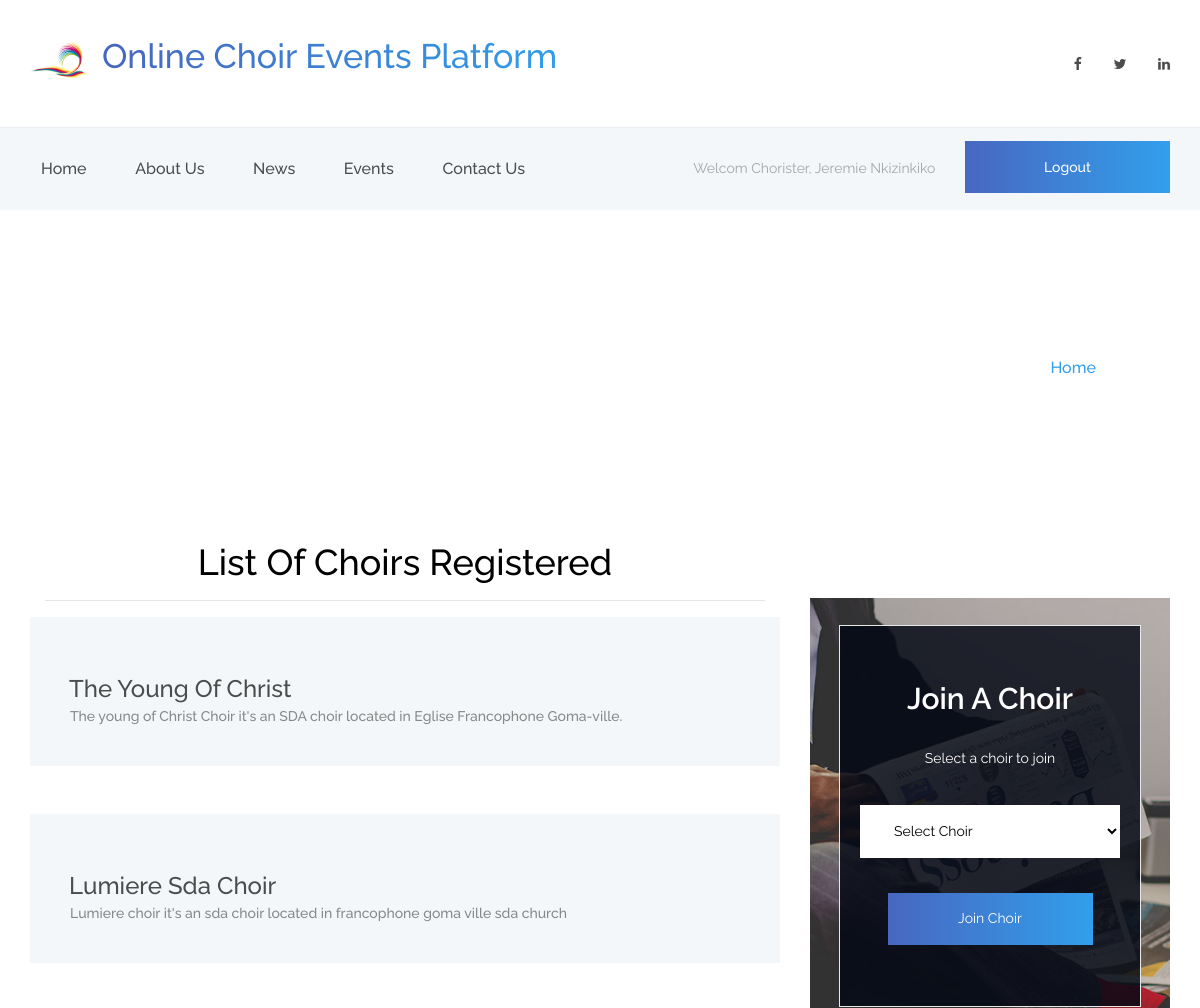
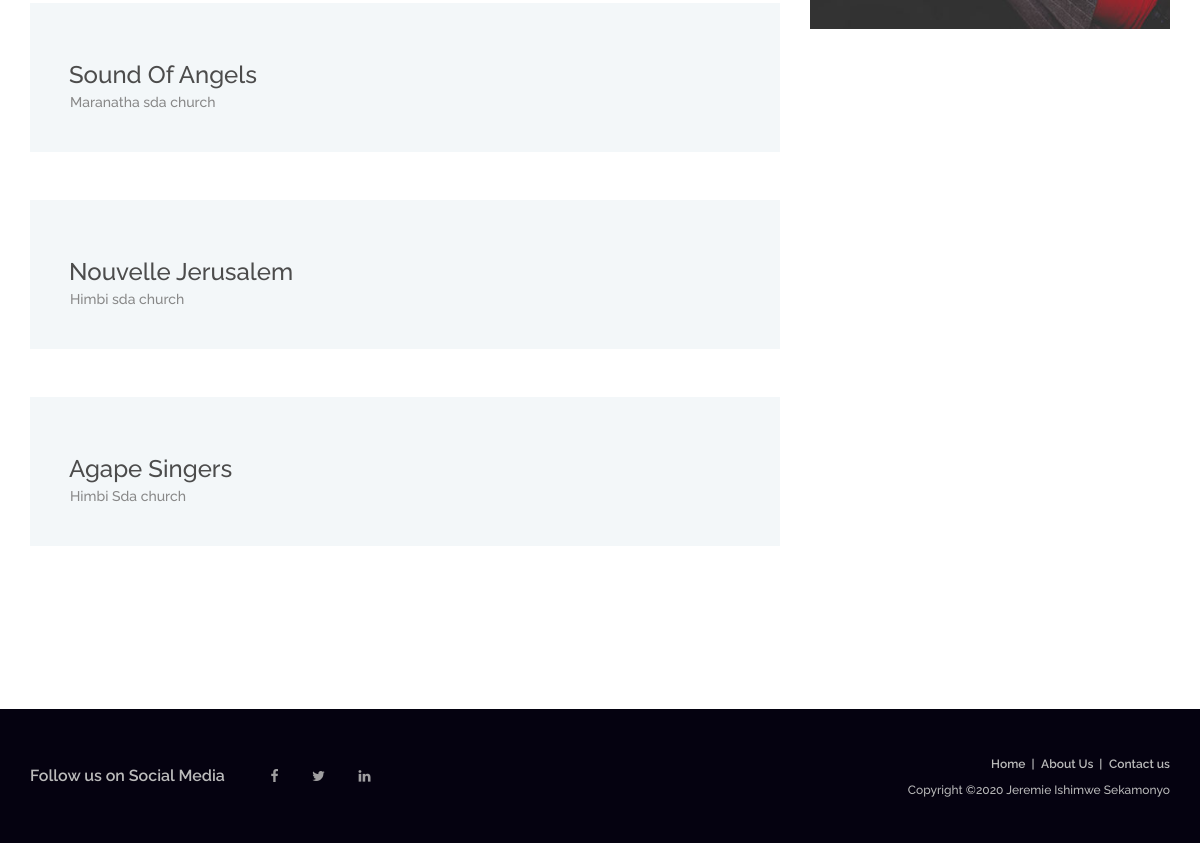
Screenshot of /news.php (signed in) with the database file from the repository (2 pictures, top to bottom).
### tables this page shows
CREATE TABLE `users` (
  `id` int(10) NOT NULL,
  `fname` varchar(100) NOT NULL,
  `lname` varchar(100) NOT NULL,
  `email` varchar(50) NOT NULL,
  `phone` varchar(50) NOT NULL,
  `type` varchar(50) NOT NULL,
  `choir` int(10) NOT NULL DEFAULT '0',
  `username` varchar(100) DEFAULT NULL,
  `password` varchar(100) NOT NULL,
  `created_at` datetime NOT NULL DEFAULT CURRENT_TIMESTAMP
);

CREATE TABLE `choirs` (
  `id` int(10) NOT NULL,
  `ch_name` varchar(100) NOT NULL,
  `ch_details` text NOT NULL,
  `ch_created_at` datetime NOT NULL DEFAULT CURRENT_TIMESTAMP
);

### news.php (the view, shortened to what this page needs)
<?php
$custom_css = '
	<link rel="stylesheet" type="text/css" href="assets/css/contact.css">
	<link rel="stylesheet" type="text/css" href="assets/css/contact_responsive.css">
	<link rel="stylesheet" type="text/css" href="assets/css/news.css">
	<link rel="stylesheet" type="text/css" href="assets/css/news_responsive.css">';
$welcome_image = '
	<div class="home">
		<div class="parallax_background parallax-window" data-parallax="scroll" data-image-src="assets/img/news.jpg" data-speed="0.8"></div>';
include_once "includes/header.php";
if(!isset($_SESSION['chorister']) && !isset($_SESSION['chorId'])){
	echo "<script type=\"text/javascript\">
				swal({
					title: \"User Not Logged In!\",
					text: \"Please login and proceed...\",
					type: 'error',
					timer: 3000,
					showConfirmButton: false
				});
				setTimeout(function(){
					window.location.href = 'login.php';
				}, 2000);
			</script>";
} else {
	if($userChoir != 0) {
		try {
			$sqlSelectChoir = 'SELECT * FROM choirs WHERE id = :userChoir';
			$stmChoir = $db->prepare($sqlSelectChoir);
			$stmChoir->execute(array(':userChoir'=>$userChoir));
			while($rowChoir = $stmChoir->fetch()){
				$choirName = $rowChoir['ch_name'];
				$choirDetails = $rowChoir['ch_details'];
			}
		} catch (PDOException $ex) {
			echo "An error occured: ".$ex->getMessage();
		}
	} else {
		try {
			$sqlAllChoir = 'SELECT * FROM choirs';
			$stmAllChoir = $db->prepare($sqlAllChoir);
			$stmAllChoir->execute();
		} catch (PDOException $ex) {
			echo "An error occured: ".$ex->getMessage();
		}
	}
}
?>
		<div class="home_content_container">
			<div class="container">
				<div class="row">
					<div class="col">
						<div class="home_content d-flex flex-row align-items-end justify-content-start">
							<div class="current_page">
							</div>
							<div class="breadcrumbs ml-auto">
								<ul>
									<li><a href="index.php">Home</a></li>
									<li>News / <?php if(isset($choirName)) echo $choirName; ?> </li>
								</ul>
							</div>
						</div>
					</div>
				</div>
			</div>
		</div>
	</div>
	<div class="news">
		<div class="container">
			<?php if($userChoir == 0): ?>
			<div class="row">
				<div class="col-lg-8">
					<div class="col text-center">
						<h2 style="color: #000;">List Of Choirs Registered</h2><hr>
					</div>
					<div class="intro_content d-flex flex-row flex-wrap align-items-start justify-content-between">
						<?php
						while($rowChoirs = $stmAllChoir->fetch()){
							$choirName = $rowChoirs['ch_name'];
							$choirDetails = $rowChoirs['ch_details'];
							?>
							<div class="intro_item">
								<div class="intro_image"><img src="#" alt=""></div>
								<div class="intro_body">
									<div class="intro_title"><a href=""><?php if(isset($choirName)) echo $choirName; ?></a></div>
									<div class="intro_subtitle"><?php if(isset($choirDetails)) echo $choirDetails; ?></div>
								</div>
							</div><?php
						}
						?>
					</div>
				</div>
				<div class="col-lg-4">
					<div class="sidebar">
						<div class="tickets">
							<div class="tickets_inner text-center">
								<div class="tickets_title">Join A Choir</div>
								<div class="tickets_text">
									Select a choir to join
								</div>
								<form action="" method="post" class="contact_form">
									<select name="selectedChoir" class="contact_input">
										<option value="" >Select Choir</option>
									</select><br><br>
									<button type="submit" name="btnSelectChoir" class="button contact_button"><span>Join Choir</span></button>
								</form>
							</div>
						</div>
					</div>
				</div>
			</div>
			<?php endif ?>
		</div>
	</div>
<?php
include_once "includes/footer.php";
?>

### includes/header.php (shortened to what this page needs)
<?php
include_once "includes/connect.php";
if(isset($_SESSION['chorister']) && isset($_SESSION['chorId'])){
	try {
		$sqlSelectUser = 'SELECT * FROM users WHERE id = :chorId';
		$stmUser = $db->prepare($sqlSelectUser);
		$stmUser->execute(array(':chorId'=>$_SESSION['chorId']));
		while($rowUser = $stmUser->fetch()){
			$userFname = $rowUser['fname'];
			$userLname = $rowUser['lname'];
			$userChoir = $rowUser['choir'];
		}
	} catch (PDOException $ex) {
		echo "An error occured: ".$ex->getMessage();
	}
}
?>
<!DOCTYPE html>
<html lang="en">
<head>
	<link rel="stylesheet" type="text/css" href="assets/css/bootstrap4/bootstrap.min.css">
	<link href="assets/plugins/font-awesome-4.7.0/css/font-awesome.min.css" rel="stylesheet" type="text/css">
	<link rel="stylesheet" type="text/css" href="assets/plugins/OwlCarousel2-2.2.1/owl.carousel.css">
	<link rel="stylesheet" type="text/css" href="assets/plugins/OwlCarousel2-2.2.1/owl.theme.default.css">
	<link rel="stylesheet" type="text/css" href="assets/plugins/OwlCarousel2-2.2.1/animate.css">
	<?php if(isset($custom_css)) echo $custom_css; ?>
	<link href="assets/css/sweetalert.css" rel="stylesheet">
</head>
<body>
<div class="super_container">
	<?php if(isset($welcome_image)) echo $welcome_image; ?>
		<header class="header" id="header">
			<div>
				<div class="header_top">
					<div class="container">
						<div class="row">
							<div class="col">
								<div class="header_top_content d-flex flex-row align-items-center justify-content-start">
									<div>
										<a href="#">
											<div class="logo_container d-flex flex-row align-items-start justify-content-start">
												<div class="logo_image"><div><img src="assets/img/f.png" alt=""></div></div>
												<div class="logo_content">
													<div id="logo_text" class="logo_text logo_text_not_ie">Online Choir Events Platform</div>
												</div>
											</div>
										</a>
									</div>
									<div class="header_social ml-auto">
										<ul>
											<li><a href="#"><i class="fa fa-facebook" aria-hidden="true"></i></a></li>
											<li><a href="#"><i class="fa fa-twitter" aria-hidden="true"></i></a></li>
											<li><a href="#"><i class="fa fa-linkedin" aria-hidden="true"></i></a></li>
										</ul>
									</div>
								</div>
							</div>
						</div>
					</div>
				</div>
				<div class="header_nav" id="header_nav_pin">
					<div class="header_nav_inner">
						<div class="header_nav_container">
							<div class="container">
								<div class="row">
									<div class="col">
										<div class="header_nav_content d-flex flex-row align-items-center justify-content-start">
											<nav class="main_nav">
												<ul>
													<li class=""><a href="index.php">Home</a></li>
													<li><a href="aboutUs.php">About Us</a></li>
													<?php if(isset($_SESSION['chorister']) && isset($_SESSION['chorId'])): ?>
														<li><a href="news.php">News</a></li>
														<li><a href="events.php">Events</a></li>
													<?php endif ?>
													<li><a href="contactUs.php">Contact Us</a></li>
												</ul>
											</nav>
											<div class="header_extra ml-auto">
												<?php if(isset($_SESSION['chorister']) && isset($_SESSION['chorId'])): ?>
												Welcom Chorister,
													<?php if(isset($userFname)) echo $userFname; ?>
													<?php if(isset($userLname)) echo $userLname; ?>
													<div class="button header_button"><a href="logout.php">Logout</a></div>
												<?php else : ?>
													<div class="button header_button"><a href="login.php">Login</a></div>
												<?php endif ?>
											</div>
										</div>
									</div>
								</div>
							</div>
						</div>
					</div>
				</div>
			</div>
		</header>

### rows the page displays
users: fname "Jeremie", lname "Nkizinkiko"
choirs: ch_name "The Young Of Christ", ch_details "The young of Christ Choir it's an SDA choir located in Eglise Francophone Goma-ville."
choirs: ch_name "Lumiere Sda Choir", ch_details "Lumiere choir it's an sda choir located in francophone goma ville sda church"
choirs: ch_name "Sound Of Angels", ch_details "Maranatha sda church"
choirs: ch_name "Nouvelle Jerusalem", ch_details "Himbi sda church"
choirs: ch_name "Agape Singers", ch_details "Himbi Sda church"
